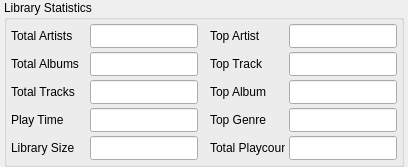
             <widget class="QFrame" name="frame_4">
              <property name="frameShape">
               <enum>QFrame::NoFrame</enum>
              </property>
              <property name="frameShadow">
               <enum>QFrame::Raised</enum>
              </property>
              <layout class="QGridLayout" name="gridLayout_4">
               <property name="leftMargin">
                <number>4</number>
               </property>
               <property name="topMargin">
                <number>0</number>
               </property>
               <property name="rightMargin">
                <number>4</number>
               </property>
               <property name="bottomMargin">
                <number>0</number>
               </property>
               <property name="horizontalSpacing">
                <number>0</number>
               </property>
               <item row="0" column="0">
                <widget class="QGroupBox" name="LBT_GBX_libstat">
                 <property name="sizePolicy">
                  <sizepolicy hsizetype="Preferred" vsizetype="Preferred">
                   <horstretch>1</horstretch>
                   <verstretch>1</verstretch>
                  </sizepolicy>
                 </property>
                 <property name="title">
                  <string>Library Statistics</string>
                 </property>
                 <layout class="QGridLayout" name="gridLayout_15">
                  <property name="leftMargin">
                   <number>0</number>
                  </property>
                  <property name="topMargin">
                   <number>4</number>
                  </property>
                  <property name="rightMargin">
                   <number>0</number>
                  </property>
                  <property name="bottomMargin">
                   <number>4</number>
                  </property>
                  <property name="spacing">
                   <number>4</number>
                  </property>
                  <item row="0" column="0">
                   <widget class="QFrame" name="frame_13">
                    <property name="sizePolicy">
                     <sizepolicy hsizetype="Preferred" vsizetype="Fixed">
                      <horstretch>0</horstretch>
                      <verstretch>0</verstretch>
                     </sizepolicy>
                    </property>
                    <layout class="QHBoxLayout" name="horizontalLayout_15">
                     <property name="spacing">
                      <number>4</number>
                     </property>
                     <property name="leftMargin">
                      <number>4</number>
                     </property>
                     <property name="topMargin">
                      <number>0</number>
                     </property>
                     <property name="rightMargin">
                      <number>4</number>
                     </property>
                     <property name="bottomMargin">
                      <number>0</number>
                     </property>
                     <item>
                      <widget class="QLabel" name="label_24">
                       <property name="minimumSize">
                        <size>
                         <width>75</width>
                         <height>24</height>
                        </size>
                       </property>
                       <property name="maximumSize">
                        <size>
                         <width>75</width>
                         <height>24</height>
                        </size>
                       </property>
                       <property name="text">
                        <string>Total Artists</string>
                       </property>
                      </widget>
                     </item>
                     <item>
                      <widget class="QLineEdit" name="LBT_LEDT_totartist">
                       <property name="minimumSize">
                        <size>
                         <width>0</width>
                         <height>24</height>
                        </size>
                       </property>
                       <property name="maximumSize">
                        <size>
                         <width>16777215</width>
                         <height>24</height>
                        </size>
                       </property>
                       <property name="readOnly">
                        <bool>true</bool>
                       </property>
                      </widget>
                     </item>
                    </layout>
                   </widget>
                  </item>
                  <item row="0" column="1">
                   <widget class="QFrame" name="frame_10">
                    <property name="sizePolicy">
                     <sizepolicy hsizetype="Preferred" vsizetype="Fixed">
                      <horstretch>0</horstretch>
                      <verstretch>0</verstretch>
                     </sizepolicy>
                    </property>
                    <property name="minimumSize">
                     <size>
                      <width>0</width>
                      <height>0</height>
                     </size>
                    </property>
                    <layout class="QHBoxLayout" name="horizontalLayout_11">
                     <property name="spacing">
                      <number>4</number>
                     </property>
                     <property name="leftMargin">
                      <number>4</number>
                     </property>
                     <property name="topMargin">
                      <number>0</number>
                     </property>
                     <property name="rightMargin">
                      <number>4</number>
                     </property>
                     <property name="bottomMargin">
                      <number>0</number>
                     </property>
                     <item>
                      <widget class="QLabel" name="label_16">
                       <property name="sizePolicy">
                        <sizepolicy hsizetype="Fixed" vsizetype="Preferred">
                         <horstretch>0</horstretch>
                         <verstretch>0</verstretch>
                        </sizepolicy>
                       </property>
                       <property name="minimumSize">
                        <size>
                         <width>75</width>
                         <height>24</height>
                        </size>
                       </property>
                       <property name="maximumSize">
                        <size>
                         <width>75</width>
                         <height>24</height>
                        </size>
                       </property>
                       <property name="text">
                        <string>Top Artist</string>
                       </property>
                      </widget>
                     </item>
                     <item>
                      <widget class="QLineEdit" name="LBT_LEDT_topartist">
                       <property name="minimumSize">
                        <size>
                         <width>0</width>
                         <height>24</height>
                        </size>
                       </property>
                       <property name="maximumSize">
                        <size>
                         <width>16777215</width>
                         <height>24</height>
                        </size>
                       </property>
                       <property name="readOnly">
                        <bool>true</bool>
                       </property>
                      </widget>
                     </item>
                    </layout>
                   </widget>
                  </item>
                  <item row="1" column="0">
                   <widget class="QFrame" name="frame_9">
                    <property name="sizePolicy">
                     <sizepolicy hsizetype="Preferred" vsizetype="Fixed">
                      <horstretch>0</horstretch>
                      <verstretch>0</verstretch>
                     </sizepolicy>
                    </property>
                    <layout class="QHBoxLayout" name="horizontalLayout_12">
                     <property name="spacing">
                      <number>4</number>
                     </property>
                     <property name="leftMargin">
                      <number>4</number>
                     </property>
                     <property name="topMargin">
                      <number>0</number>
                     </property>
                     <property name="rightMargin">
                      <number>4</number>
                     </property>
                     <property name="bottomMargin">
                      <number>0</number>
                     </property>
                     <item>
                      <widget class="QLabel" name="label_21">
                       <property name="minimumSize">
                        <size>
                         <width>75</width>
                         <height>24</height>
                        </size>
                       </property>
                       <property name="maximumSize">
                        <size>
                         <width>75</width>
                         <height>24</height>
                        </size>
                       </property>
                       <property name="text">
                        <string>Total Albums</string>
                       </property>
                      </widget>
                     </item>
                     <item>
                      <widget class="QLineEdit" name="LBT_LEDT_totalbum">
                       <property name="minimumSize">
                        <size>
                         <width>0</width>
                         <height>24</height>
                        </size>
                       </property>
                       <property name="maximumSize">
                        <size>
                         <width>16777215</width>
                         <height>24</height>
                        </size>
                       </property>
                       <property name="readOnly">
                        <bool>true</bool>
                       </property>
                      </widget>
                     </item>
                    </layout>
                   </widget>
                  </item>
                  <item row="1" column="1">
                   <widget class="QFrame" name="frame_8">
                    <property name="sizePolicy">
                     <sizepolicy hsizetype="Preferred" vsizetype="Fixed">
                      <horstretch>0</horstretch>
                      <verstretch>0</verstretch>
                     </sizepolicy>
                    </property>
                    <property name="minimumSize">
                     <size>
                      <width>0</width>
                      <height>0</height>
                     </size>
                    </property>
                    <layout class="QHBoxLayout" name="horizontalLayout_9">
                     <property name="spacing">
                      <number>4</number>
                     </property>
                     <property name="leftMargin">
                      <number>4</number>
                     </property>
                     <property name="topMargin">
                      <number>0</number>
                     </property>
                     <property name="rightMargin">
                      <number>4</number>
                     </property>
                     <property name="bottomMargin">
                      <number>0</number>
                     </property>
                     <item>
                      <widget class="QLabel" name="label_18">
                       <property name="sizePolicy">
                        <sizepolicy hsizetype="Fixed" vsizetype="Preferred">
                         <horstretch>0</horstretch>
                         <verstretch>0</verstretch>
                        </sizepolicy>
                       </property>
                       <property name="minimumSize">
                        <size>
                         <width>75</width>
                         <height>24</height>
                        </size>
                       </property>
                       <property name="maximumSize">
                        <size>
                         <width>75</width>
                         <height>24</height>
                        </size>
                       </property>
                       <property name="text">
                        <string>Top Track</string>
                       </property>
                      </widget>
                     </item>
                     <item>
                      <widget class="QLineEdit" name="LBT_LEDT_toptrack">
                       <property name="minimumSize">
                        <size>
                         <width>0</width>
                         <height>24</height>
                        </size>
                       </property>
                       <property name="maximumSize">
                        <size>
                         <width>16777215</width>
                         <height>24</height>
                        </size>
                       </property>
                       <property name="readOnly">
                        <bool>true</bool>
                       </property>
                      </widget>
                     </item>
                    </layout>
                   </widget>
                  </item>
                  <item row="2" column="0">
                   <widget class="QFrame" name="frame_6">
                    <property name="sizePolicy">
                     <sizepolicy hsizetype="Preferred" vsizetype="Fixed">
                      <horstretch>0</horstretch>
                      <verstretch>0</verstretch>
                     </sizepolicy>
                    </property>
                    <layout class="QHBoxLayout" name="horizontalLayout_8">
                     <property name="spacing">
                      <number>4</number>
                     </property>
                     <property name="leftMargin">
                      <number>4</number>
                     </property>
                     <property name="topMargin">
                      <number>0</number>
                     </property>
                     <property name="rightMargin">
                      <number>4</number>
                     </property>
                     <property name="bottomMargin">
                      <number>0</number>
                     </property>
                     <item>
                      <widget class="QLabel" name="label_19">
                       <property name="minimumSize">
                        <size>
                         <width>75</width>
                         <height>24</height>
                        </size>
                       </property>
                       <property name="maximumSize">
                        <size>
                         <width>75</width>
                         <height>24</height>
                        </size>
                       </property>
                       <property name="text">
                        <string>Total Tracks</string>
                       </property>
                      </widget>
                     </item>
                     <item>
                      <widget class="QLineEdit" name="LBT_LEDT_tottrack">
                       <property name="minimumSize">
                        <size>
                         <width>0</width>
                         <height>24</height>
                        </size>
                       </property>
                       <property name="maximumSize">
                        <size>
                         <width>16777215</width>
                         <height>24</height>
                        </size>
                       </property>
                       <property name="readOnly">
                        <bool>true</bool>
                       </property>
                      </widget>
                     </item>
                    </layout>
                   </widget>
                  </item>
                  <item row="2" column="1">
                   <widget class="QFrame" name="frame_11">
                    <property name="sizePolicy">
                     <sizepolicy hsizetype="Preferred" vsizetype="Fixed">
                      <horstretch>0</horstretch>
                      <verstretch>0</verstretch>
                     </sizepolicy>
                    </property>
                    <property name="minimumSize">
                     <size>
                      <width>0</width>
                      <height>0</height>
                     </size>
                    </property>
                    <layout class="QHBoxLayout" name="horizontalLayout_13">
                     <property name="spacing">
                      <number>4</number>
                     </property>
                     <property name="leftMargin">
                      <number>4</number>
                     </property>
                     <property name="topMargin">
                      <number>0</number>
                     </property>
                     <property name="rightMargin">
                      <number>4</number>
                     </property>
                     <property name="bottomMargin">
                      <number>0</number>
                     </property>
                     <item>
                      <widget class="QLabel" name="label_22">
                       <property name="sizePolicy">
                        <sizepolicy hsizetype="Fixed" vsizetype="Preferred">
                         <horstretch>0</horstretch>
                         <verstretch>0</verstretch>
                        </sizepolicy>
                       </property>
                       <property name="minimumSize">
                        <size>
                         <width>75</width>
                         <height>24</height>
                        </size>
                       </property>
                       <property name="maximumSize">
                        <size>
                         <width>75</width>
                         <height>24</height>
                        </size>
                       </property>
                       <property name="text">
                        <string>Top Album</string>
                       </property>
                      </widget>
                     </item>
                     <item>
                      <widget class="QLineEdit" name="LBT_LEDT_topalbum">
                       <property name="minimumSize">
                        <size>
                         <width>0</width>
                         <height>24</height>
                        </size>
                       </property>
                       <property name="maximumSize">
                        <size>
                         <width>16777215</width>
                         <height>24</height>
                        </size>
                       </property>
                       <property name="readOnly">
                        <bool>true</bool>
                       </property>
                      </widget>
                     </item>
                    </layout>
                   </widget>
                  </item>
                  <item row="3" column="0">
                   <widget class="QFrame" name="frame_5">
                    <property name="sizePolicy">
                     <sizepolicy hsizetype="Preferred" vsizetype="Fixed">
                      <horstretch>0</horstretch>
                      <verstretch>0</verstretch>
                     </sizepolicy>
                    </property>
                    <layout class="QHBoxLayout" name="horizontalLayout_7">
                     <property name="spacing">
                      <number>4</number>
                     </property>
                     <property name="leftMargin">
                      <number>4</number>
                     </property>
                     <property name="topMargin">
                      <number>0</number>
                     </property>
                     <property name="rightMargin">
                      <number>4</number>
                     </property>
                     <property name="bottomMargin">
                      <number>0</number>
                     </property>
                     <item>
                      <widget class="QLabel" name="label_17">
                       <property name="minimumSize">
                        <size>
                         <width>75</width>
                         <height>24</height>
                        </size>
                       </property>
                       <property name="maximumSize">
                        <size>
                         <width>75</width>
                         <height>24</height>
                        </size>
                       </property>
                       <property name="text">
                        <string>Play Time</string>
                       </property>
                      </widget>
                     </item>
                     <item>
                      <widget class="QLineEdit" name="LBT_LEDT_totplaytime">
                       <property name="minimumSize">
                        <size>
                         <width>0</width>
                         <height>24</height>
                        </size>
                       </property>
                       <property name="maximumSize">
                        <size>
                         <width>16777215</width>
                         <height>24</height>
                        </size>
                       </property>
                       <property name="readOnly">
                        <bool>true</bool>
                       </property>
                      </widget>
                     </item>
                    </layout>
                   </widget>
                  </item>
                  <item row="3" column="1">
                   <widget class="QFrame" name="frame_7">
                    <property name="sizePolicy">
                     <sizepolicy hsizetype="Preferred" vsizetype="Fixed">
                      <horstretch>0</horstretch>
                      <verstretch>0</verstretch>
                     </sizepolicy>
                    </property>
                    <property name="minimumSize">
                     <size>
                      <width>0</width>
                      <height>0</height>
                     </size>
                    </property>
                    <layout class="QHBoxLayout" name="horizontalLayout_10">
                     <property name="spacing">
                      <number>4</number>
                     </property>
                     <property name="leftMargin">
                      <number>4</number>
                     </property>
                     <property name="topMargin">
                      <number>0</number>
                     </property>
                     <property name="rightMargin">
                      <number>4</number>
                     </property>
                     <property name="bottomMargin">
                      <number>0</number>
                     </property>
                     <item>
                      <widget class="QLabel" name="label_20">
                       <property name="sizePolicy">
                        <sizepolicy hsizetype="Fixed" vsizetype="Preferred">
                         <horstretch>0</horstretch>
                         <verstretch>0</verstretch>
                        </sizepolicy>
                       </property>
                       <property name="minimumSize">
                        <size>
                         <width>75</width>
                         <height>24</height>
                        </size>
                       </property>
                       <property name="maximumSize">
                        <size>
                         <width>75</width>
                         <height>24</height>
                        </size>
                       </property>
                       <property name="text">
                        <string>Top Genre</string>
                       </property>
                      </widget>
                     </item>
                     <item>
                      <widget class="QLineEdit" name="LBT_LEDT_topgenre">
                       <property name="minimumSize">
                        <size>
                         <width>0</width>
                         <height>24</height>
                        </size>
                       </property>
                       <property name="maximumSize">
                        <size>
                         <width>16777215</width>
                         <height>24</height>
                        </size>
                       </property>
                       <property name="readOnly">
                        <bool>true</bool>
                       </property>
                      </widget>
                     </item>
                    </layout>
                   </widget>
                  </item>
                  <item row="4" column="0">
                   <widget class="QFrame" name="frame_12">
                    <property name="sizePolicy">
                     <sizepolicy hsizetype="Preferred" vsizetype="Fixed">
                      <horstretch>0</horstretch>
                      <verstretch>0</verstretch>
                     </sizepolicy>
                    </property>
                    <layout class="QHBoxLayout" name="horizontalLayout_14">
                     <property name="spacing">
                      <number>4</number>
                     </property>
                     <property name="leftMargin">
                      <number>4</number>
                     </property>
                     <property name="topMargin">
                      <number>0</number>
                     </property>
                     <property name="rightMargin">
                      <number>4</number>
                     </property>
                     <property name="bottomMargin">
                      <number>0</number>
                     </property>
                     <item>
                      <widget class="QLabel" name="label_23">
                       <property name="minimumSize">
                        <size>
                         <width>75</width>
                         <height>24</height>
                        </size>
                       </property>
                       <property name="maximumSize">
                        <size>
                         <width>75</width>
                         <height>24</height>
                        </size>
                       </property>
                       <property name="text">
                        <string>Library Size</string>
                       </property>
                      </widget>
                     </item>
                     <item>
                      <widget class="QLineEdit" name="LBT_LEDT_totsize">
                       <property name="minimumSize">
                        <size>
                         <width>0</width>
                         <height>24</height>
                        </size>
                       </property>
                       <property name="maximumSize">
                        <size>
                         <width>16777215</width>
                         <height>24</height>
                        </size>
                       </property>
                       <property name="readOnly">
                        <bool>true</bool>
                       </property>
                      </widget>
                     </item>
                    </layout>
                   </widget>
                  </item>
                  <item row="4" column="1">
                   <widget class="QFrame" name="frame_14">
                    <property name="sizePolicy">
                     <sizepolicy hsizetype="Preferred" vsizetype="Fixed">
                      <horstretch>0</horstretch>
                      <verstretch>0</verstretch>
                     </sizepolicy>
                    </property>
                    <property name="minimumSize">
                     <size>
                      <width>0</width>
                      <height>0</height>
                     </size>
                    </property>
                    <layout class="QHBoxLayout" name="horizontalLayout_16">
                     <property name="spacing">
                      <number>4</number>
                     </property>
                     <property name="leftMargin">
                      <number>4</number>
                     </property>
                     <property name="topMargin">
                      <number>0</number>
                     </property>
                     <property name="rightMargin">
                      <number>4</number>
                     </property>
                     <property name="bottomMargin">
                      <number>0</number>
                     </property>
                     <item>
                      <widget class="QLabel" name="label_25">
                       <property name="sizePolicy">
                        <sizepolicy hsizetype="Preferred" vsizetype="Preferred">
                         <horstretch>0</horstretch>
                         <verstretch>0</verstretch>
                        </sizepolicy>
                       </property>
                       <property name="minimumSize">
                        <size>
                         <width>75</width>
                         <height>24</height>
                        </size>
                       </property>
                       <property name="maximumSize">
                        <size>
                         <width>75</width>
                         <height>24</height>
                        </size>
                       </property>
                       <property name="text">
                        <string>Total Playcount</string>
                       </property>
                      </widget>
                     </item>
                     <item>
                      <widget class="QLineEdit" name="LBT_LEDT_totplay">
                       <property name="minimumSize">
                        <size>
                         <width>0</width>
                         <height>24</height>
                        </size>
                       </property>
                       <property name="maximumSize">
                        <size>
                         <width>16777215</width>
                         <height>24</height>
                        </size>
                       </property>
                       <property name="readOnly">
                        <bool>true</bool>
                       </property>
                      </widget>
                     </item>
                    </layout>
                   </widget>
                  </item>
                 </layout>
                </widget>
               </item>
              </layout>
             </widget>
